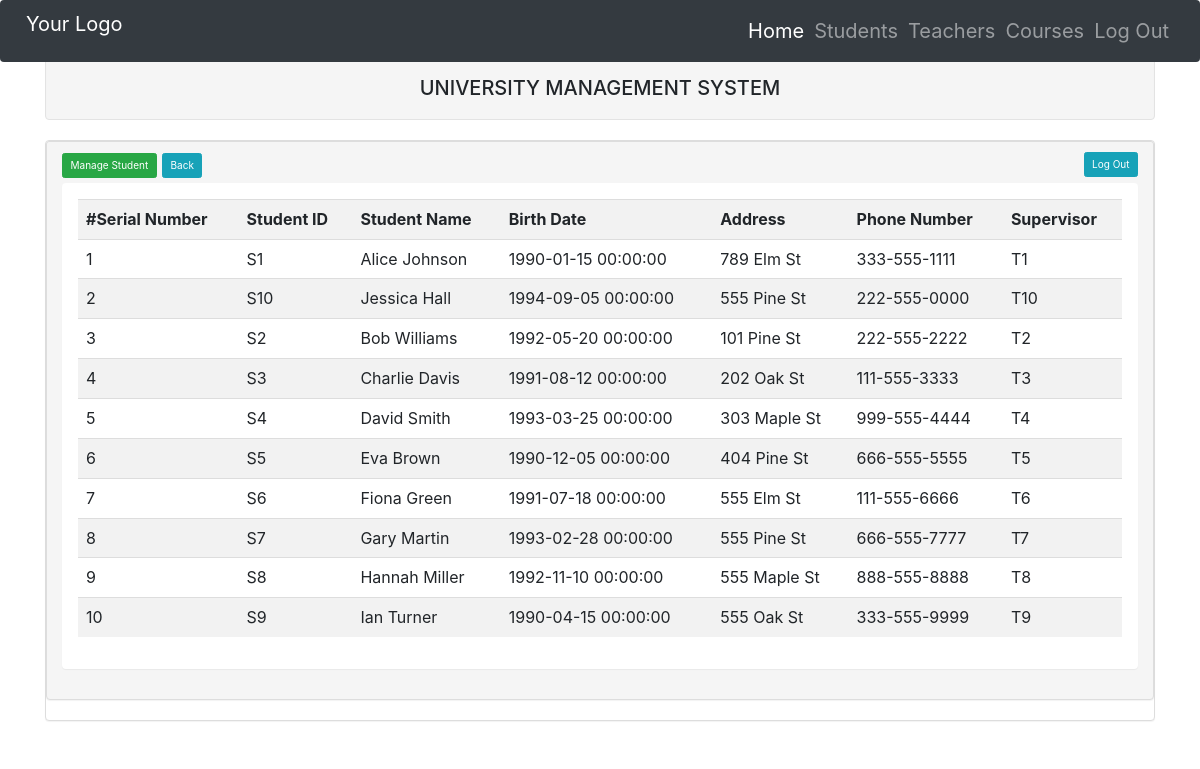
/students.php (signed in), run on the app's committed database.
### tables this page shows
create table student (
   sid                  char(10)             not null,
   supervisor           char(10)             not null,
   sname                varchar(30)          null,
   bdate                datetime             null,
   address              varchar(50)          null,
   phone                varchar(24)          null,
   constraint PK_STUDENT primary key nonclustered (sid),
   constraint FK_STUDENT_SUPER_TEACHER foreign key (supervisor)  references Teacher (tid)
);

### students.php (the view, shortened to what this page needs)
<?php
include("db.php");
include("header.php");
?>
<head>
<link href="https://cdn.jsdelivr.net/npm/bootstrap@4.6.0/dist/css/bootstrap.min.css" rel="stylesheet">
</head>
<body>
<nav class="navbar navbar-expand-lg navbar-dark bg-dark fixed-top">
<a class="navbar-brand" href="#">Your Logo</a>
<div class="collapse navbar-collapse" id="navbarNav">
    <ul class="navbar-nav ml-auto">
        <li class="nav-item active">
            <a class="nav-link" href="index.php">Home</a>
        </li>
        <li class="nav-item">
            <a class="nav-link" href="students.php">Students</a>
        </li>
        <li class="nav-item">
            <a class="nav-link" href="teachers.php">Teachers</a>
        </li>
        <li class="nav-item">
            <a class="nav-link" href="addcourses.php">Courses</a>
        </li>
        <li class="nav-item">
            <a class="nav-link" href="login.php">Log Out</a>
        </li>
    </ul>
</div>
</nav>
<div class="container">
<div class="panel panel-default">
    <div class="panel panel-heading">
    <h2>
    <a class="btn btn-success" href="addstudents.php">Manage Student</a>
    <a class="btn btn-info pull-center" href="index.php">Back</a>
    <a class="btn btn-info pull-right" href="logout_process.php">Log Out</a>
    </h2>
<div class="panel panel-body">
    <form action="index.php" method="Post">
        <table class="table table-striped">
            <th>
                #Serial Number
            </th>
            <th>
                Student ID
            </th>
            <th>
                Student Name
            </th>
            <th>
                Birth Date
            </th>
            <th>
                Address
            </th>
            <th>
                Phone Number
            </th>
            <th>
                Supervisor
            </th>
<?php
$result=mysqli_query($con,"select * from student");
$count=0;
while($row=mysqli_fetch_array($result))
{
    $count++;
    ?>
    <tr>
    <td><?php echo $count;?></td>
    <td><?php echo $row['sid'];?>
</td>
    <td><?php echo $row['sname'];?>
</td>
<td><?php echo $row['bdate'];?>
</td>
<td><?php echo $row['address'];?>
</td>
<td><?php echo $row['phone'];?>
</td>
<td><?php echo $row['supervisor'];?>
</td>
</tr>
<?php
}?>
        </table>
    </form>
    </div>
</div>
</div>
</body>

### header.php (shortened to what this page needs)
<html>
<head>
<link rel="stylesheet" href="https://maxcdn.bootstrapcdn.com/bootstrap/3.3.7/css/bootstrap.min.css">
</head>
<div class="container">
<h2><div class="well text-center">UNIVERSITY MANAGEMENT SYSTEM</div></h2>
</div>
</html>

### students.php (style rules this page uses)
body { padding-top: 56px; font-size: 16px; }
h2, p, .navbar-brand, .nav-link { font-size: 20px; }

### data on the page
student: sid "S1", sname "Alice Johnson", bdate "1990-01-15 00:00:00", address "789 Elm St", phone "333-555-1111", supervisor "T1"
student: sid "S10", sname "Jessica Hall", bdate "1994-09-05 00:00:00", address "555 Pine St", phone "222-555-0000", supervisor "T10"
student: sid "S2", sname "Bob Williams", bdate "1992-05-20 00:00:00", address "101 Pine St", phone "222-555-2222", supervisor "T2"
student: sid "S3", sname "Charlie Davis", bdate "1991-08-12 00:00:00", address "202 Oak St", phone "111-555-3333", supervisor "T3"
student: sid "S4", sname "David Smith", bdate "1993-03-25 00:00:00", address "303 Maple St", phone "999-555-4444", supervisor "T4"
student: sid "S5", sname "Eva Brown", bdate "1990-12-05 00:00:00", address "404 Pine St", phone "666-555-5555", supervisor "T5"
student: sid "S6", sname "Fiona Green", bdate "1991-07-18 00:00:00", address "555 Elm St", phone "111-555-6666", supervisor "T6"
student: sid "S7", sname "Gary Martin", bdate "1993-02-28 00:00:00", address "555 Pine St", phone "666-555-7777", supervisor "T7"
student: sid "S8", sname "Hannah Miller", bdate "1992-11-10 00:00:00", address "555 Maple St", phone "888-555-8888", supervisor "T8"
student: sid "S9", sname "Ian Turner", bdate "1990-04-15 00:00:00", address "555 Oak St", phone "333-555-9999", supervisor "T9"
